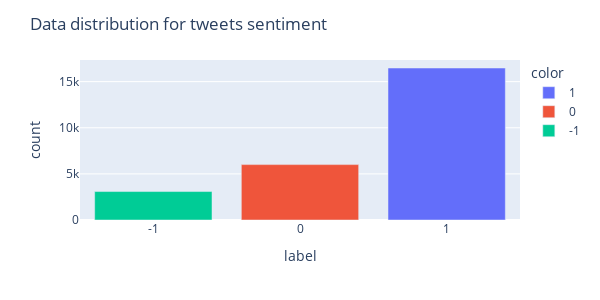

The notebook cell saved with this chart:
### Code cell
display_dist(train_drop)

### Figure 1 — Plotly figure (JSON) as saved in the notebook; plotly's stock layout.template omitted (floating-point values rounded to 4 significant figures)
{"data": [{"alignmentgroup": "True", "hovertemplate": "color=1<br>index=%{x}<br>y=%{y}<extra></extra>", "legendgroup": "1", "marker": {"color": "#636efa", "pattern": {"shape": ""}}, "name": "1", "offsetgroup": "1", "orientation": "v", "showlegend": true, "textposition": "auto", "type": "bar", "x": [1], "xaxis": "x", "y": [16479], "yaxis": "y"}, {"alignmentgroup": "True", "hovertemplate": "color=0<br>index=%{x}<br>y=%{y}<extra></extra>", "legendgroup": "0", "marker": {"color": "#EF553B", "pattern": {"shape": ""}}, "name": "0", "offsetgroup": "0", "orientation": "v", "showlegend": true, "textposition": "auto", "type": "bar", "x": [0], "xaxis": "x", "y": [6004], "yaxis": "y"}, {"alignmentgroup": "True", "hovertemplate": "color=-1<br>index=%{x}<br>y=%{y}<extra></extra>", "legendgroup": "-1", "marker": {"color": "#00cc96", "pattern": {"shape": ""}}, "name": "-1", "offsetgroup": "-1", "orientation": "v", "showlegend": true, "textposition": "auto", "type": "bar", "x": [-1], "xaxis": "x", "y": [3085], "yaxis": "y"}], "layout": {"barmode": "relative", "height": 300, "legend": {"title": {"text": "color"}, "tracegroupgap": 0}, "margin": {"t": 60}, "title": {"text": "Data distribution for tweets sentiment"}, "width": 600, "xaxis": {"anchor": "y", "categoryorder": "category ascending", "domain": [0, 1], "title": {"text": "label"}, "type": "category"}, "yaxis": {"anchor": "x", "domain": [0, 1], "title": {"text": "count"}}}}
